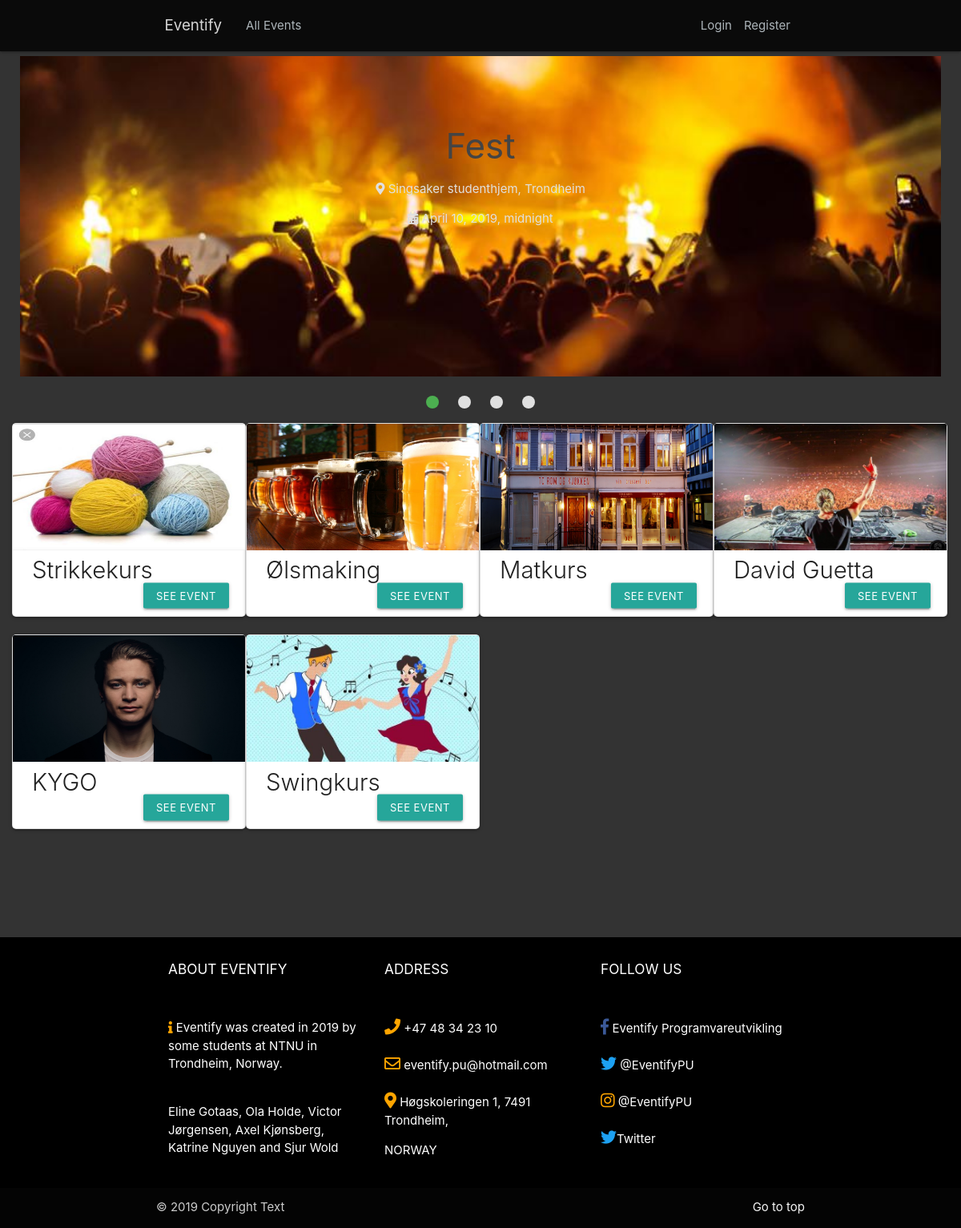
Before: / with the older database file.
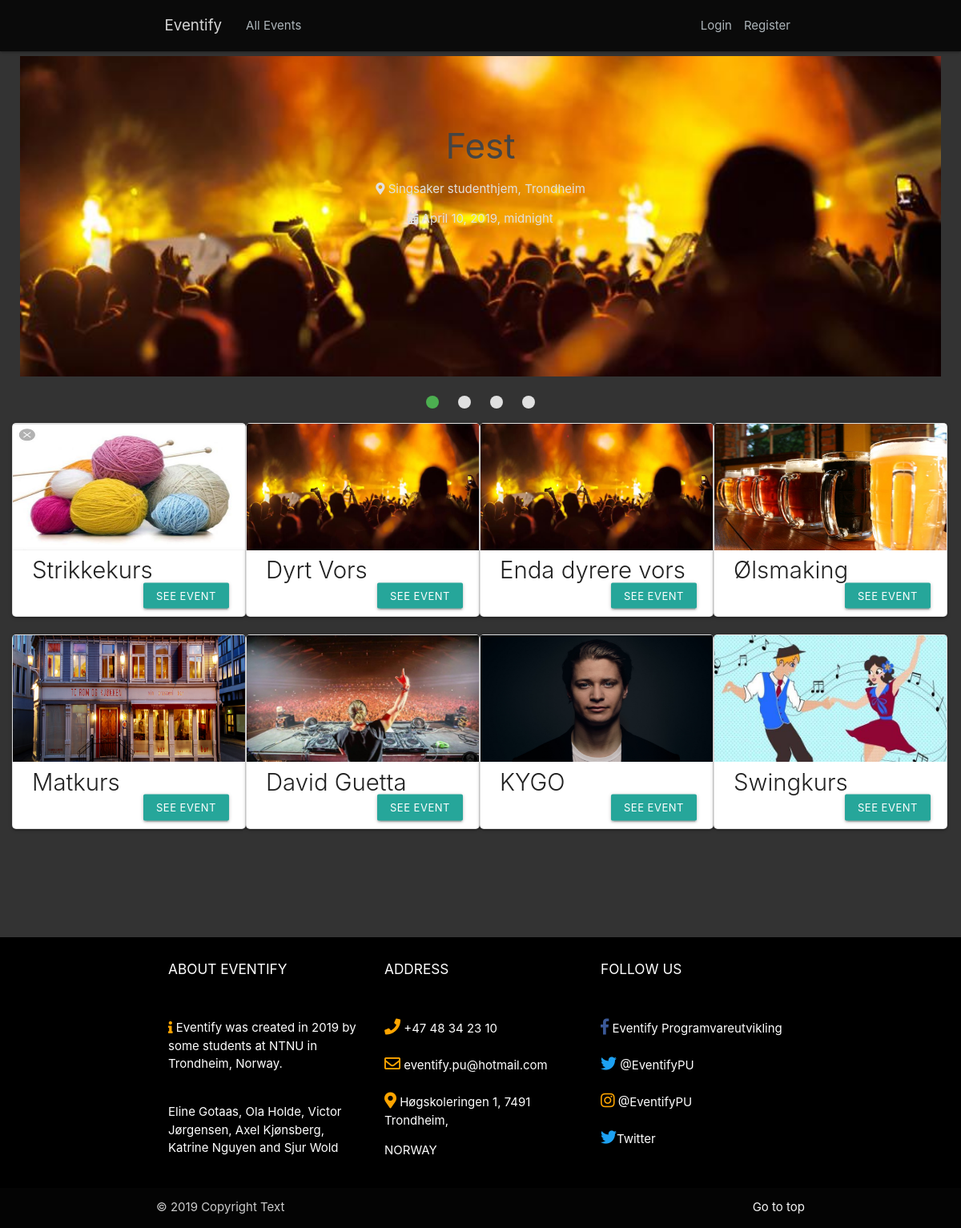
After: the same page with the newer database file.
### event/models.py (models this page shows, shortened)
class Post(models.Model):
    title = models.CharField(max_length=100)
    date_posted = models.DateTimeField(default=timezone.now)
    author = models.ForeignKey(User, on_delete=models.CASCADE, null=True)
    co_authors = models.ManyToManyField(User, related_name='co_authors')
    price = models.FloatField(default=0)
    attendees = models.ManyToManyField(User, related_name='attendees')
    waiting_list = models.ManyToManyField(User, related_name='waiting_list')
    start_date = models.DateTimeField(null=True, blank=True)
    end_date = models.DateTimeField(null=True, blank=True)
    attendance_limit = models.IntegerField(null=True, default=10000, blank=True)
    waiting_list_limit = models.IntegerField(null=True, default=0, blank=True)
    location = models.CharField(max_length=100, null=True)
    content = models.TextField()
    image = models.ImageField(default="default_event.jpg", upload_to="event_images", blank=True)
    is_private = models.BooleanField(default=False)
    invited = models.ManyToManyField(User, related_name="invited")
    class Meta:
       ordering = ['start_date']

### event/views.py (the view)
# urls.py: path('', views.HtmlRender.homePage, name='event-home'),
    def homePage(request):
        events = Post.objects.filter(is_private=False).order_by('start_date')
        slide_events = events[0:4]
        context = {
            'slide_events': slide_events,
            'events': events
        }
        return render(request, 'event/home.html', context)

### event/templates/event/home.html (shortened to what this page needs)
{% extends "event/base.html" %}
{% block content %}
<div style="padding: 10px;">
    <div class="slider">
        <ul class="slides">
            {% for event in slide_events %}
              <li>
                <a href="{% url 'event-detail' event.id %}">
                    <img src="{{ event.image.url }}">
                    <div class="caption center-align">
                      <h3>{{ event.title }}</h3>
                       <p><i class="fas fa-map-marker-alt"> </i> {{ event.location}}</p>
                        <p> <i class="fas fa-calendar-alt"> </i> {{ event.start_date }}</p>
                    </div>
                </a>
              </li>
            {% endfor %}
        </ul>
      </div>
</div>
<div>
    <div class="flex-container ">
        {% for event in events %}
            {% if event != events.first %}
                 <div class="card" style="border-radius: 5px;">
                        <div class="card-image waves-effect waves-block waves-light">
                            <img class="activator" src="{{ event.image.url }}" style="width: 290px; height: 160px; padding-bottom: 2px;">
                            <div class="card-content">
                                <div class="overlay_text_event">
                                    {% if user.is_authenticated %}
                                        <a class="waves-effect waves-light btn-small" style="transform: translate(130%, 45%);" href="{% url 'event-detail' event.id %}">Join event</a>
                                    {% else  %}
                                        <p class="waves-effect waves-light btn-small" style="transform: translate(130%, 45%);" href="{% url 'event-detail' event.id %}">See event</p>
                                    {% endif %}
                                </div>
                            </div>
                            <span class="card-title activator grey-text text-darken-4 center" style="font-size: 22pt;">{{ event.title }} </span>
                        </div>
                 </div>
            {% endif %}
            {% endfor %}
    </div>
</div>
{% endblock content %}

Changed rows visible on the page:
added Post: image (placeholder picture), title "Dyrt Vors"
added Post: image (placeholder picture), title "Enda dyrere vors"
